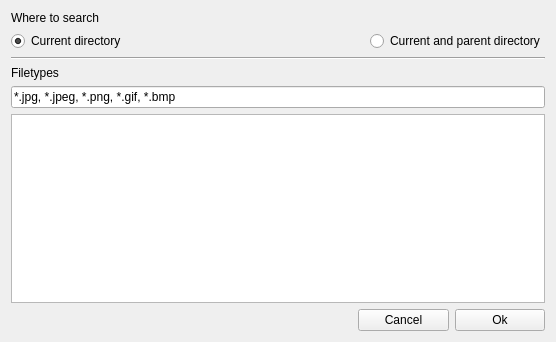
<?xml version="1.0" encoding="UTF-8"?>
<ui version="4.0">
 <class>GUI_CoverPreferences</class>
 <widget class="QWidget" name="GUI_CoverPreferences">
  <property name="geometry">
   <rect>
    <x>0</x>
    <y>0</y>
    <width>556</width>
    <height>342</height>
   </rect>
  </property>
  <property name="windowTitle">
   <string>Cover search policy</string>
  </property>
  <layout class="QGridLayout" name="gridLayout">
   <item row="3" column="0" colspan="4">
    <widget class="Line" name="line_2">
     <property name="orientation">
      <enum>Qt::Horizontal</enum>
     </property>
    </widget>
   </item>
   <item row="8" column="1" colspan="3">
    <layout class="QHBoxLayout" name="horizontalLayout">
     <item>
      <widget class="QPushButton" name="btn_cancel">
       <property name="text">
        <string>Cancel</string>
       </property>
      </widget>
     </item>
     <item>
      <widget class="QPushButton" name="btn_ok">
       <property name="text">
        <string>Ok</string>
       </property>
      </widget>
     </item>
    </layout>
   </item>
   <item row="8" column="0">
    <spacer name="horizontalSpacer">
     <property name="orientation">
      <enum>Qt::Horizontal</enum>
     </property>
     <property name="sizeHint" stdset="0">
      <size>
       <width>40</width>
       <height>20</height>
      </size>
     </property>
    </spacer>
   </item>
   <item row="6" column="0" colspan="4">
    <widget class="QTableView" name="tableView"/>
   </item>
   <item row="0" column="0" colspan="3">
    <widget class="QLabel" name="label_3">
     <property name="text">
      <string>Where to search</string>
     </property>
    </widget>
   </item>
   <item row="1" column="0" colspan="3">
    <widget class="QRadioButton" name="rb_cur">
     <property name="text">
      <string>Current directory</string>
     </property>
     <property name="checked">
      <bool>true</bool>
     </property>
    </widget>
   </item>
   <item row="4" column="0">
    <widget class="QLabel" name="label_2">
     <property name="text">
      <string>Filetypes</string>
     </property>
    </widget>
   </item>
   <item row="5" column="0" colspan="4">
    <widget class="QLineEdit" name="le_filetypes">
     <property name="text">
      <string>*.jpg, *.jpeg, *.png, *.gif, *.bmp</string>
     </property>
    </widget>
   </item>
   <item row="1" column="3">
    <widget class="QRadioButton" name="rb_cur_and_parent">
     <property name="text">
      <string>Current and parent directory</string>
     </property>
    </widget>
   </item>
  </layout>
 </widget>
 <resources/>
 <connections>
  <connection>
   <sender>btn_cancel</sender>
   <signal>clicked()</signal>
   <receiver>GUI_CoverPreferences</receiver>
   <slot>close()</slot>
   <hints>
    <hint type="sourcelabel">
     <x>224</x>
     <y>207</y>
    </hint>
    <hint type="destinationlabel">
     <x>183</x>
     <y>114</y>
    </hint>
   </hints>
  </connection>
 </connections>
</ui>
